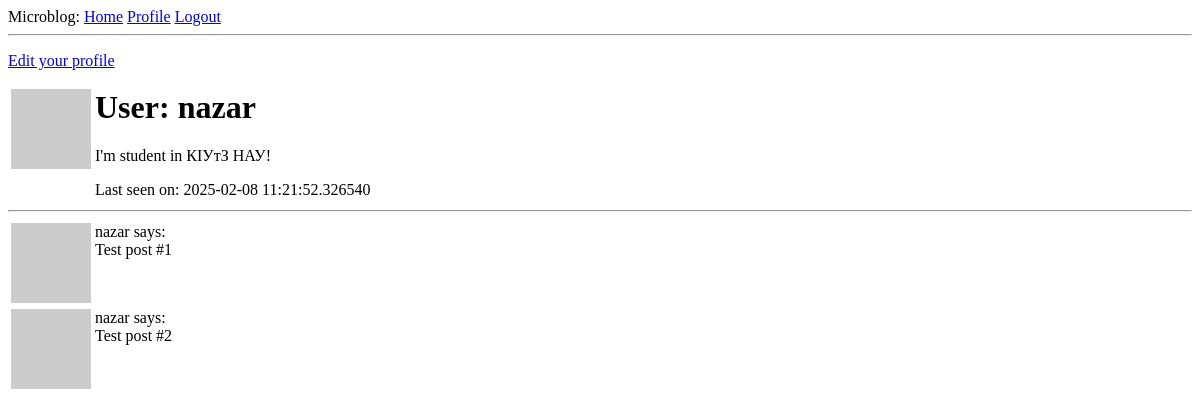
/user/nazar (signed in), run on an earlier commit of the app's database.
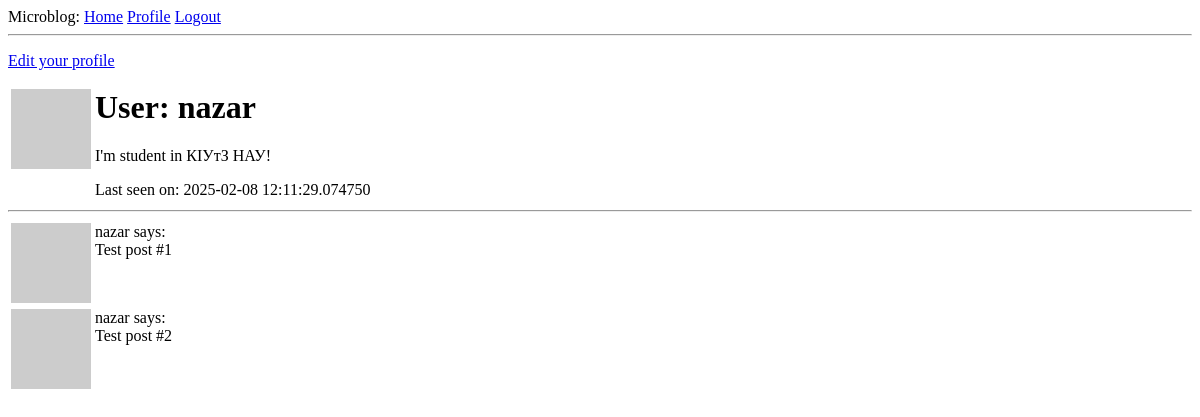
And on a later commit of the database.
### app/models.py (models this page shows, shortened)
class User(UserMixin, db.Model):
    id: so.Mapped[int] = so.mapped_column(primary_key=True)
    username: so.Mapped[str] = so.mapped_column(sa.String(64), index=True,
                                                unique=True)
    email: so.Mapped[str] = so.mapped_column(sa.String(120), index=True,
                                             unique=True)
    password_hash: so.Mapped[Optional[str]] = so.mapped_column(sa.String(256))
    posts: so.WriteOnlyMapped['Post'] = so.relationship(
        back_populates='author')
    about_me: so.Mapped[Optional[str]] = so.mapped_column(sa.String(140))
    last_seen: so.Mapped[Optional[datetime]] = so.mapped_column(
        default=lambda: datetime.now(timezone.utc))
    def avatar(self, size):
        digest = md5(self.email.lower().encode('utf-8')).hexdigest()
        return f'https://www.gravatar.com/avatar/{digest}?d=identicon&s={size}'

### app/routes.py (the view)
@app.route("/user/<username>")
@login_required
def user(username):
    user = db.first_or_404(sa.select(User).where(User.username == username))
    posts = [
        {"author": user, "body": "Test post #1"},
        {"author": user, "body": "Test post #2"},
    ]
    return render_template("user.html", user=user, posts=posts)

### app/models.py (called while the page is built)
@login.user_loader
def load_user(id):
    return db.session.get(User, int(id))

### app/routes.py (called while the page is built)
@app.before_request
def before_request():
    if current_user.is_authenticated:
        current_user.last_seen = datetime.now(timezone.utc)
        db.session.commit()

### app/templates/user.html
{% extends "base.html" %} {% block content %}
<table>
  <tr valign="top">
    <td><img src="{{ user.avatar(128) }}" /></td>
    <td>
      <h1>User: {{ user.username }}</h1>
      {% if user.about_me %}
      <p>{{ user.about_me }}</p>
      {% endif %} {% if user.last_seen %}
      <p>Last seen on: {{ user.last_seen }}</p>
      {% endif %}
    </td>
    {% if user == current_user %}
    <p><a href="{{ url_for('edit_profile') }}">Edit your profile</a></p>
    {% endif %}
  </tr>
</table>
<hr />
{% for post in posts %}
<table>
  <tr valign="top">
    <td><img src="{{ post.author.avatar(36) }}" /></td>
    <td>{{ post.author.username }} says:<br />{{ post.body }}</td>
  </tr>
</table>
{% endfor %} {% endblock %}

### app/templates/base.html (shortened to what this page needs)
<html>
  <head>
  </head>
  <body>
    <div>
      Microblog:
      <a href="{{ url_for('index') }}">Home</a>
      {% if current_user.is_anonymous %}
      <a href="{{ url_for('login') }}">Login</a>
      {% else %}
      <a href="{{ url_for('user', username=current_user.username) }}">Profile</a>
      <a href="{{ url_for('logout') }}">Logout</a>
      {% endif %}
  </div>
    <hr />
     {% block content %}{% endblock %}
  </body>
</html>

What changed in the data, as far as the page shows it:
changed User "nazar": last_seen "2025-02-08 11:21:52.326540" → "2025-02-08 12:11:29.074750"
